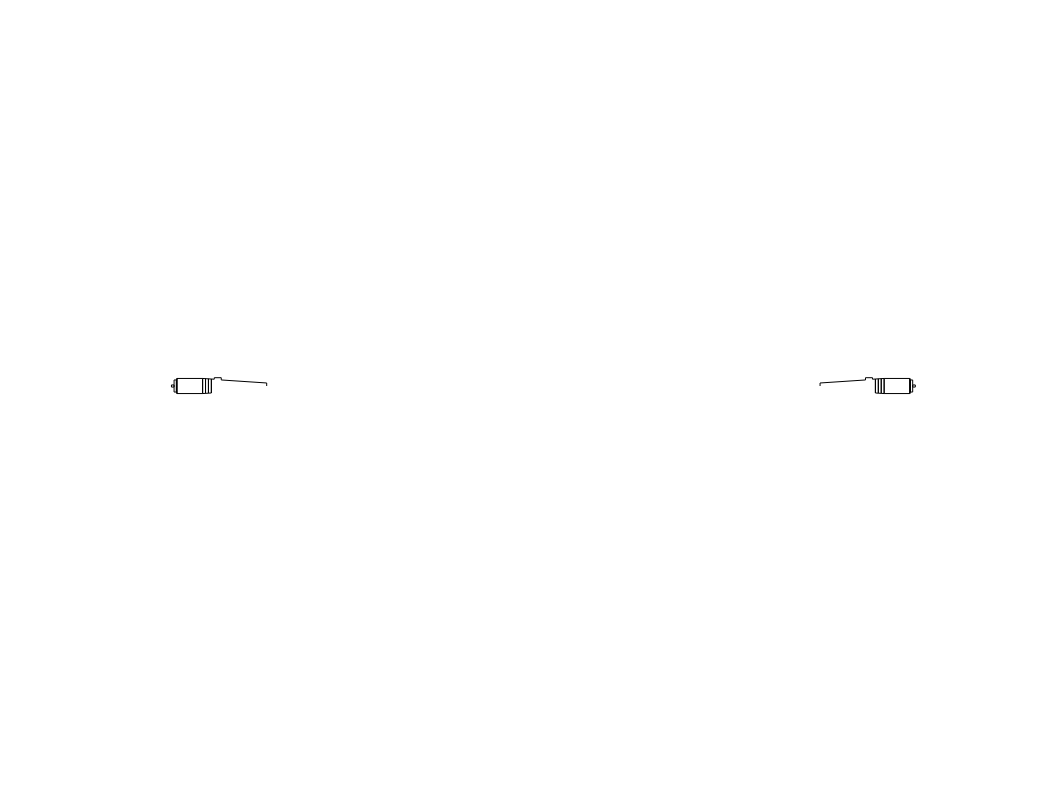

Reproduce this figure in MATLAB.

## Author: danro <danro@DESKTOP-AI1C7T7>
## Created: 2020-11-20

% Fiber optic jumper drawing generation test tile
% This file should draw a simple SC-SC jumper and export as a pdf

% set up canvase
% ANSI A size paper, landscape, 279.4 mm x 215.9 mm
% scale = 1:1
figure;
hold on;
orient('landscape');
axis([-139.7 139.7 -107.95 107.95], 'off');

% define coordinates to draw an SC connector
SC1_x = [0 0 15.6 15.6 18 18 22 30.8 31 31.8 31.8 32.7 32.7 32.7 31.8 31.8 31.8 31 31 31 30.8 30.8 30.8 22 22 22 21 21 21 20 20 20 19 19 19];
SC1_y = [0 1 2 2.75 2.75 2.25 2.5 2.5 2 2 0.35 0.35 0 -0.35 -0.35 0.35 -2 -2 2 -2 -2.5 2.5 -2.5 -2.5 2.5 -2.5 -2.438 2.438 -2.438 -2.375 2.375 -2.375 -2.313 2.313 -2.313];

% set location to draw first SC connector
SC1_x = SC1_x + 95;

% draw the first SC connector (color = black)
plot(SC1_x, SC1_y, 'k');

% set location to draw second SC connector
SC1_x = -SC1_x;

% draw the second SC connector (color = black)
plot(SC1_x, SC1_y, 'k');

% print to pdf
print sctest.pdf;

